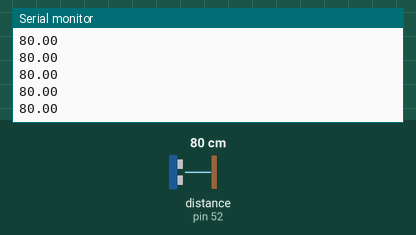
Recording of a sketch running on a simulated Arduino Mega 2560, built with avr-gcc and run on an emulated ATmega2560. Shown: the last lines printed to the serial monitor. The test bench sets the inputs (shaded band); at power-on: distance to the obstacle (sensor on pin 52) 80 cm. The echo pulse lasts 58.3 µs per cm.

Above: at 1.2 s.
1.3 s: distance to the obstacle (sensor on pin 52) set to 2 cm
At 2.4 s:
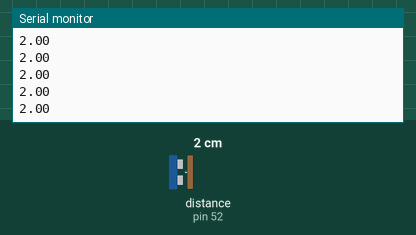
2.8 s: distance to the obstacle (sensor on pin 52) set to 4 cm
At 3.4 s:
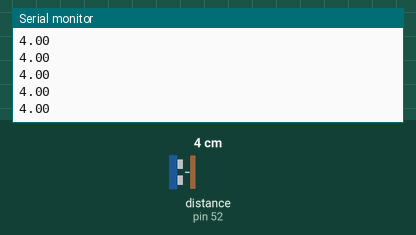
Timing chart, 0 to 5.8 s (numbered marks = the images above; inputs shaded):
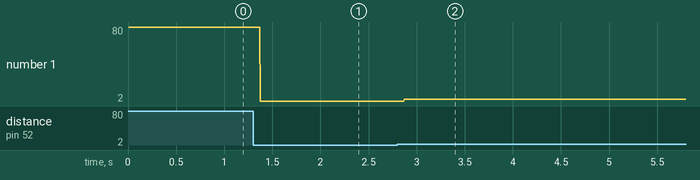

Measured:
- after the input at 1.3 s, the serial monitor: prints a new line after 0.07 s (image 1)
- after the input at 2.8 s, the serial monitor: prints a new line after 0.07 s (image 2)
- plotted number 1: 80 → 2 after the input at 1.3 s, 2 → 4 after the input at 2.8 s

The sketch:

UltraSonic.ino
```cpp
#include <Ultrasonic.h>

//
// Ultrasonic HR-SC04 sensor test
//
// http://robocraft.ru
//

#include "Ultrasonic.h"

// sensor connected to:
// Trig - 12, Echo - 13Ь
Ultrasonic ultrasonic(53, 52);

void setup()
{
  Serial.begin(9600);                           // start the serial port
}

void loop()
{
  float dist_cm = ultrasonic.Ranging(CM);       // get distance
  Serial.println(dist_cm);                      // print the distance
                                    // arbitary wait time.
}
```
